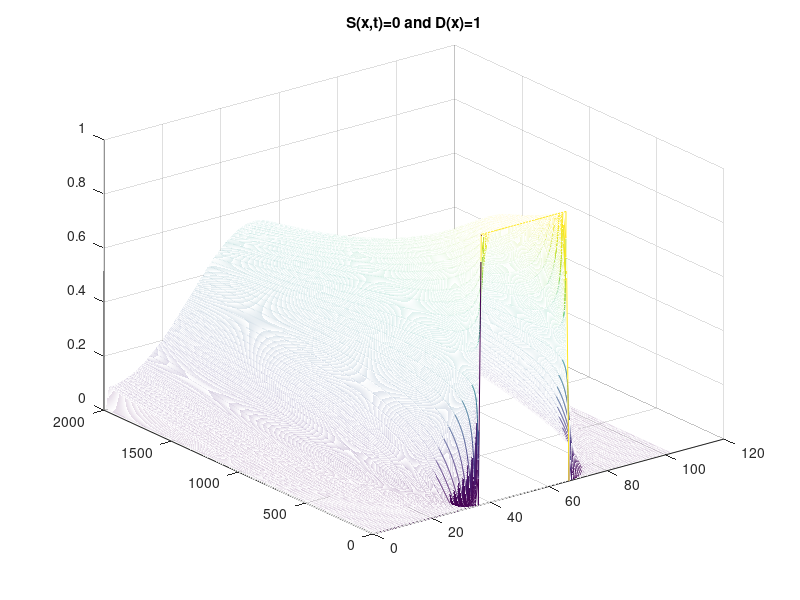
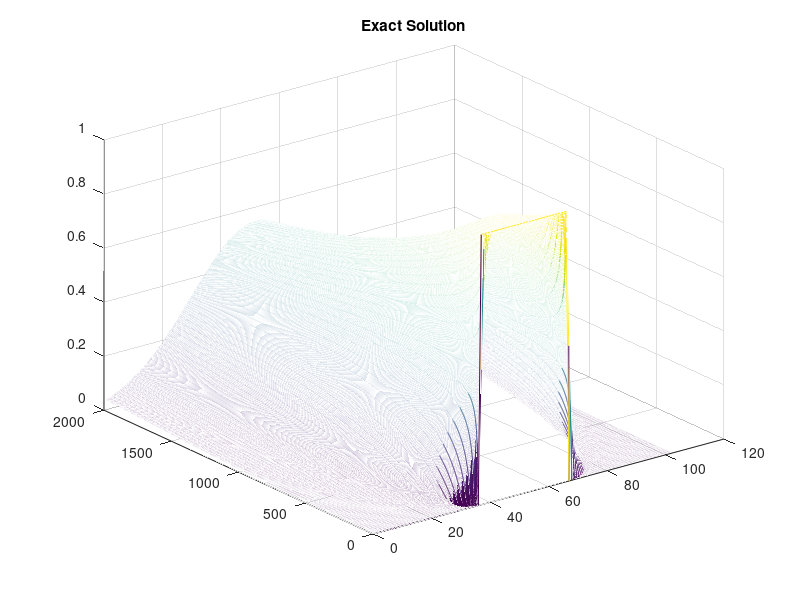
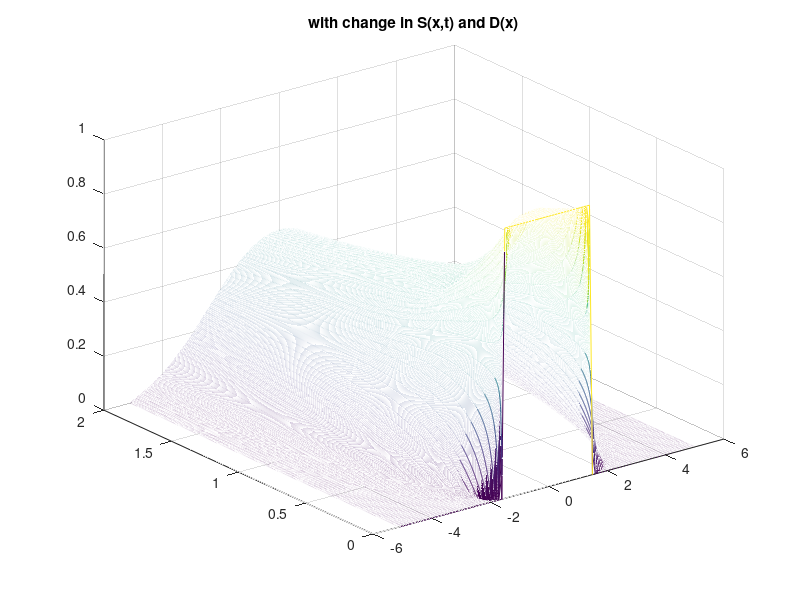

Source code (MATLAB) for these figures, in order:
%Exercise 9 FTCS Forward-time Center Space
%Prabavathy Rajasekaran (2130757)
% Anjaly Kuriakose(2132537)

%Initial Values
clc;
close all;
clear ;

L= 5;
h = 0.1;
M = (2*L/h) +2; % -L <= x <= +L  
tau = 0.001;
N = 2000;
u = zeros(N,M);
%e = zeros(N,M);
S = zeros(N,M);

%part 1 with source S(x,t)=0 and nonConstant D(x) = 0 when abs(x)>L
x = -L-h:h:L;
u(1,:) =  1 .* (abs(x) < 1.5);

x = -L-h/2:h:L+h/2;
D = abs(x)<=L; 

for t = 1:N-1
    for x = 2:M-1
        u(t+1,x) = u(t,x) + (tau/h^2)*D(x+1)*(u(t,x+1)-u(t,x)) + (tau/h^2)*D(x-1)*(u(t,x-1)-u(t,x)) + tau*S(t,x);
    end
end
figure;
mesh(u);
title('S(x,t)=0 and D(x)=1');

%Part 2 Exact Solution Implementation
D=1;
x = -L-h:h:L;
t=0:tau:(N-1)*tau;
t=t.';
e= 0.5.*(erf((1.5-x)./(2.*sqrt(D*t))) - erf((-1.5-x)./(2.*sqrt(D*t))));

figure;
mesh(e);
title('Exact Solution');
 

%part 3 with source S(x,t) = -4 when (x<0.1 and 0.1<t<0.6) and nonConstant
%D(x) = 1 - abs(x)/10
u1 = zeros(N,M);
x = -L-h:h:L;
u1(1,:) =  1 .* (abs(x) < 1.5);

%t=(0:tau:(N-1)*tau).';
%S1 = -4.*(x<0.1 & 0.1 <t & t<0.6);

S1 = @(t,x) -4*(abs(x)<0.1 && t>0.1  && t<0.6);

%x = -L+h/2:h:L+h/2;
D = @(x) (1 -(abs(x)/10))*(abs(x)<=L); 

for t1 = 1:N-1
    for x1 = 2:M-1
        u1(t1+1,x1) = u1(t1,x1) + (tau/h^2)*D(-L+x1*h +(h/2))*(u1(t1,x1+1)-u1(t1,x1)) + (tau/h^2)*D(-L+x1*h-(h/2))*(u1(t1,x1-1)-u1(t1,x1)) + tau*S1(t1*tau,-L+(x1*h));
        disp(-L+x1*h);
    end
end

figure;
%mesh(u1);
[z1,z2] = meshgrid(-L-h:h:L,0:tau:(N-1)*tau);
mesh(z1,z2,u1);
title('with change in S(x,t) and D(x)');




